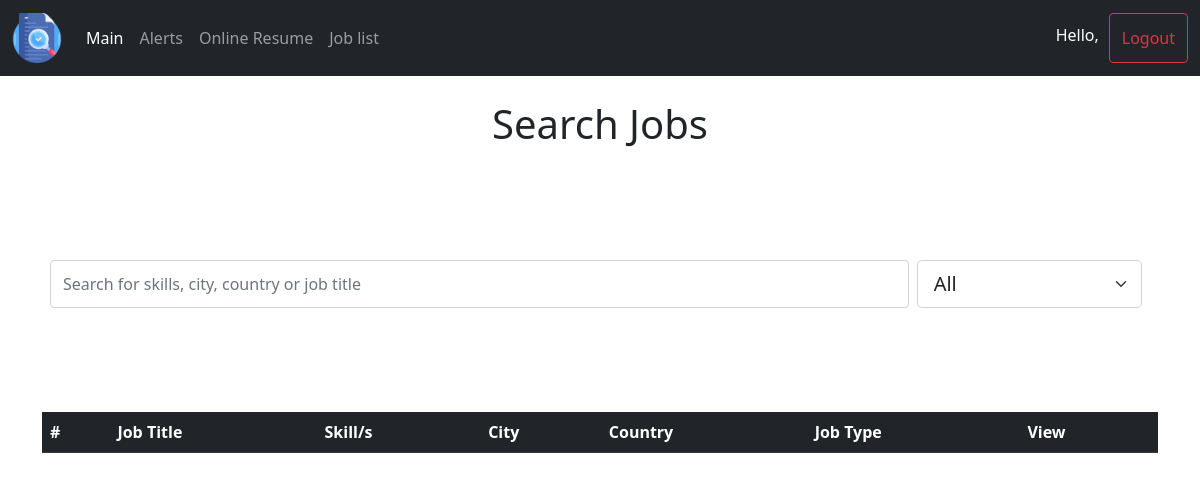
/mainpage/, run on an earlier commit of the app's database.
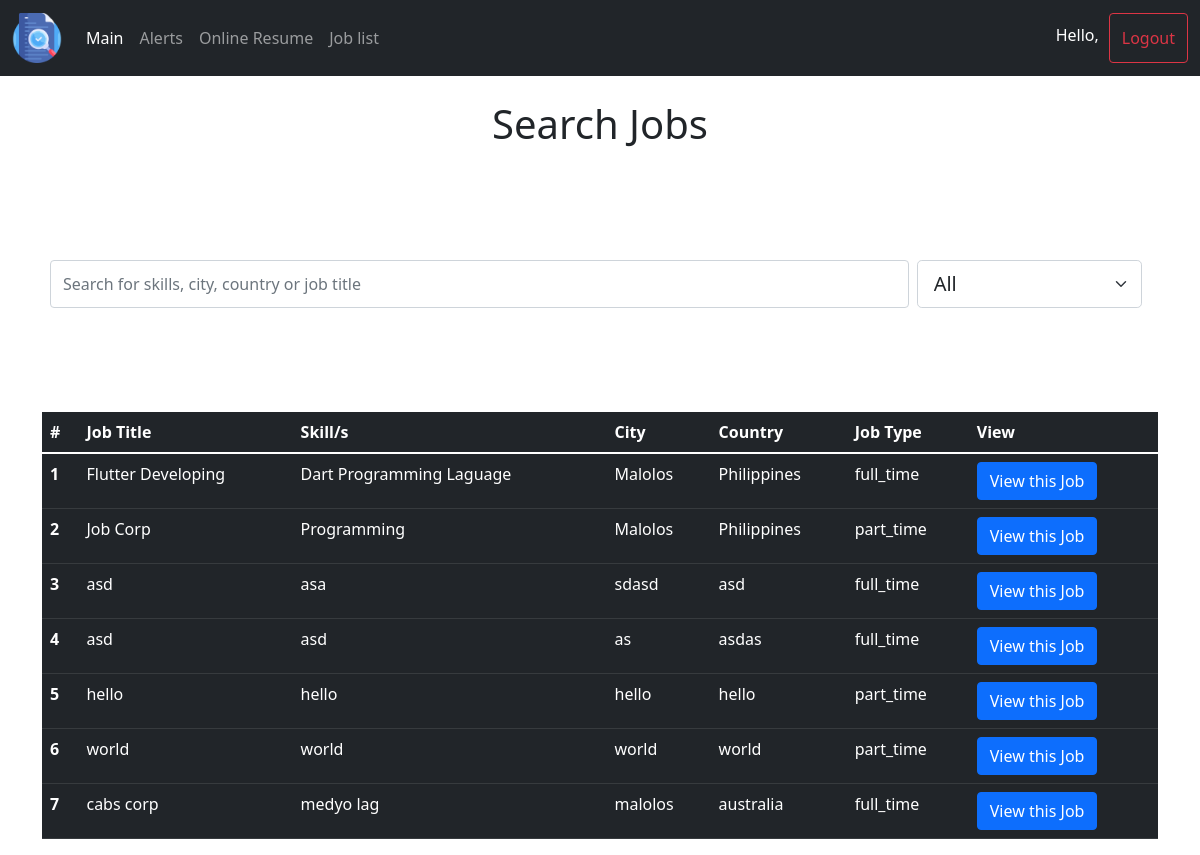
And on a later commit of the database.
### main_app/models.py (models this page shows, shortened)
class Job(models.Model):
    job_title = models.CharField(max_length=30, null=False, blank=False)
    job_type = models.CharField(max_length=30, null=False, blank=False)
    job_details = models.CharField(max_length=30, null=False, blank=False,default="n/a")
    skills = models.CharField(max_length=30, null=False, blank=False)
    city = models.CharField(max_length=30, null=False, blank=False)
    country = models.CharField(max_length=30, null=False, blank=False)
    company_id = models.IntegerField(default='0')
    job_id = models.BigAutoField(primary_key=True)

### main_app/views.py (the view)
# urls.py: path('mainpage/', views.main_page, name="mainpage"),
def main_page(request):
    request.session['page'] = "mainpage"
    jobs = Job.objects.all()
    return render(request,'user/mainpage.html',{"jobs":jobs})

### main_app/templates/user/mainpage.html (shortened to what this page needs)
{% include 'user/main_base.html' %}
{% load static %}
{% block content %}
<div class="container">
    <br>
    <h1 align="center">Search Jobs</h1>
    <br>
    <br>
    <br>
    <br>
    <div class="d-flex p-2 bd-highlight">
        <input class="form-control me-2" type="search" placeholder="Search for skills, city, country or job title" aria-label="Search" id="search_job" name="search">
        <select class="form-select form-select-lg me-2 w-25" aria-label=".form-select-lg example" name="filter" id="filter">
            <option value="all">All</option>
        </select>
    </div>
    <br>
    <br>
    <br>
    <br>
    <table class="table table-dark table-hover" id="table">
        <thead>
          <tr>
            <th scope="col">#</th>
            <th scope="col">Job Title</th>
            <th scope="col">Skill/s</th>
            <th scope="col">City</th>
            <th scope="col">Country</th>
            <th scope="col">Job Type</th>
            <th>View</th>
          </tr>
        </thead>
        <tbody>
           {% for job in jobs %}
          <tr>
            <th scope="row">{{forloop.counter}}</th>
            <td>{{job.job_title}}</td>
            <td>{{job.skills}}</td>
            <td>{{job.city}}</td>
            <td>{{job.country}}</td>
            <td>{{job.job_type}}</td>
            <td>
                <button type="submit" class="btn btn-primary" data-bs-toggle="modal" data-bs-target="#view_job_modal" onclick="get_details('{{job.job_details}}','{{job.job_id}}')">View this Job</button>
            </td>
          </tr>
          {% endfor %}
        </tbody>
    </table>
</div>
{% endblock %}

### main_app/templates/user/main_base.html (shortened to what this page needs)
{% load static %}
<!DOCTYPE html>
<html lang="en">
<head>
    <link href="https://cdn.jsdelivr.net/npm/bootstrap@5.1.3/dist/css/bootstrap.min.css" rel="stylesheet">
    <link rel="stylesheet" href="{% static 'css/resume.css' %}">
</head>
<body>
    <nav class="navbar navbar-expand-lg navbar-dark bg-dark">
        <div class="container-fluid">
          <a class="navbar-brand" href="{% url 'mainpage' %}" title="home">
            <img src="{% static 'images/logo.png' %}" alt="" width="50" height="50">
          </a>
          <div class="collapse navbar-collapse" id="navbarNavDropdown">
            <ul class="navbar-nav">
              <li class="nav-item">
                <a class="nav-link active" aria-current="page" href="{% url 'mainpage' %}" id="mainpage">Main</a>
              </li>
              <li class="nav-item">
                <a class="nav-link active" aria-current="page" href="{% url 'alerts' %}" id="alerts">Alerts</a>
              </li>
              <li class="nav-item">
                <a class="nav-link" href="{% url 'resume' %}" id="resume">Online Resume</a>
              </li>
              <li class="nav-item">
                <a class="nav-link" href="{% url 'job_list' %}" id="job_list">Job list</a>
              </li>
            </ul>
          </div>
          <div class="d-flex">
            <p style="color: white; padding: 10px 10px 0px 0px;">Hello, {{request.session.fullname}}</p>
            <button class="btn btn-outline-danger" type="submit" onclick="logout()">Logout</button>
          </div>
        </div>
      </nav>
</body>
</html>

What changed in the data, as far as the page shows it:
added Job: job_title "Flutter Developing", skills "Dart Programming Laguage", city "Malolos", country "Philippines", job_type "full_time"
added Job: job_title "Job Corp", skills "Programming", city "Malolos", country "Philippines", job_type "part_time"
added Job: job_title "asd", skills "asa", city "sdasd", country "asd", job_type "full_time"
added Job: job_title "asd", skills "asd", city "as", country "asdas", job_type "full_time"
added Job: job_title "hello", skills "hello", city "hello", country "hello", job_type "part_time"
added Job: job_title "world", skills "world", city "world", country "world", job_type "part_time"
added Job: job_title "cabs corp", skills "medyo lag", city "malolos", country "australia", job_type "full_time"
